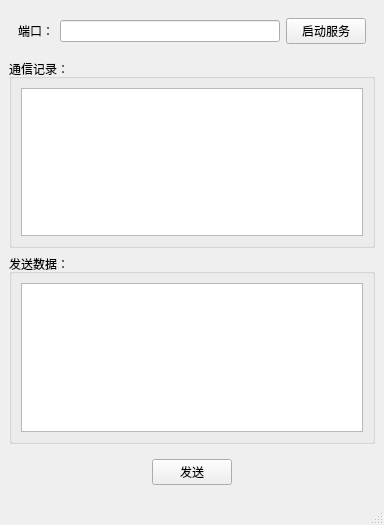
<?xml version="1.0" encoding="UTF-8"?>
<ui version="4.0">
 <class>MainWindow</class>
 <widget class="QMainWindow" name="MainWindow">
  <property name="geometry">
   <rect>
    <x>0</x>
    <y>0</y>
    <width>384</width>
    <height>525</height>
   </rect>
  </property>
  <property name="windowTitle">
   <string>服务端</string>
  </property>
  <widget class="QWidget" name="centralwidget">
   <layout class="QVBoxLayout" name="verticalLayout">
    <item>
     <widget class="QWidget" name="widget" native="true">
      <layout class="QHBoxLayout" name="horizontalLayout">
       <item>
        <widget class="QLabel" name="duankou">
         <property name="text">
          <string>端口：</string>
         </property>
        </widget>
       </item>
       <item>
        <widget class="QLineEdit" name="port_2"/>
       </item>
       <item>
        <widget class="QPushButton" name="setlisten">
         <property name="text">
          <string>启动服务</string>
         </property>
        </widget>
       </item>
      </layout>
     </widget>
    </item>
    <item>
     <widget class="QGroupBox" name="groupBox">
      <property name="title">
       <string>通信记录：</string>
      </property>
      <layout class="QHBoxLayout" name="horizontalLayout_2">
       <item>
        <widget class="QTextEdit" name="record"/>
       </item>
      </layout>
     </widget>
    </item>
    <item>
     <widget class="QGroupBox" name="groupBox_2">
      <property name="title">
       <string>发送数据：</string>
      </property>
      <layout class="QHBoxLayout" name="horizontalLayout_3">
       <item>
        <widget class="QTextEdit" name="sendmsg"/>
       </item>
      </layout>
     </widget>
    </item>
    <item>
     <widget class="QWidget" name="widget_2" native="true">
      <layout class="QHBoxLayout" name="horizontalLayout_4">
       <item>
        <spacer name="horizontalSpacer">
         <property name="orientation">
          <enum>Qt::Horizontal</enum>
         </property>
         <property name="sizeHint" stdset="0">
          <size>
           <width>127</width>
           <height>20</height>
          </size>
         </property>
        </spacer>
       </item>
       <item>
        <widget class="QPushButton" name="send">
         <property name="text">
          <string>发送</string>
         </property>
        </widget>
       </item>
       <item>
        <spacer name="horizontalSpacer_2">
         <property name="orientation">
          <enum>Qt::Horizontal</enum>
         </property>
         <property name="sizeHint" stdset="0">
          <size>
           <width>126</width>
           <height>20</height>
          </size>
         </property>
        </spacer>
       </item>
      </layout>
     </widget>
    </item>
   </layout>
  </widget>
  <widget class="QMenuBar" name="menubar">
   <property name="geometry">
    <rect>
     <x>0</x>
     <y>0</y>
     <width>384</width>
     <height>23</height>
    </rect>
   </property>
  </widget>
  <widget class="QStatusBar" name="statusbar"/>
 </widget>
 <resources/>
 <connections/>
</ui>
